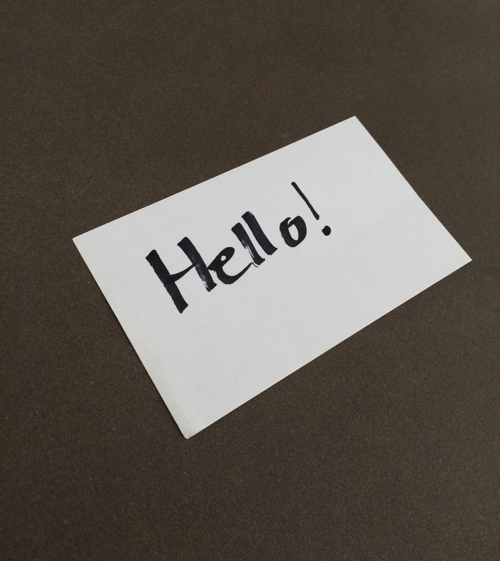
#> input picture images/example_01.png, 500 x 561 px, found by its file name
$ jupyter execute --allow-errors OCR_Practice.ipynb   (older library calls are emulated)
#> lines starting #> are read from the running program, lines starting #| are printed output that depends on the picture; after the words box and inside, x2 and y2 are one past the last pixel; in counts of white or black regions, pixels touching at a corner belong together
[cell 1]
import pandas as pd
import matplotlib as plt
import numpy as np
import skimage

from skimage import io
import cv2
import pytesseract
import imutils

[cell 2]
file_path = '~/Documents/Jupyter/OCR/images/example_01.png'

[cell 3]
img = io.imread(file_path)
#> img is the input picture: shape (561, 500, 3); mean R, G, B 95.4, 88.6, 80.9

[cell 4]
io.imshow(img);

[cell 5]
import cv2
import numpy as np

filename = '~/Documents/Jupyter/OCR/images/example_01.png'
img = io.imread(filename)
gray = cv2.cvtColor(img, cv2.COLOR_BGR2GRAY)

gray = np.float32(gray)
dst = cv2.cornerHarris(gray,2,3,0.04)
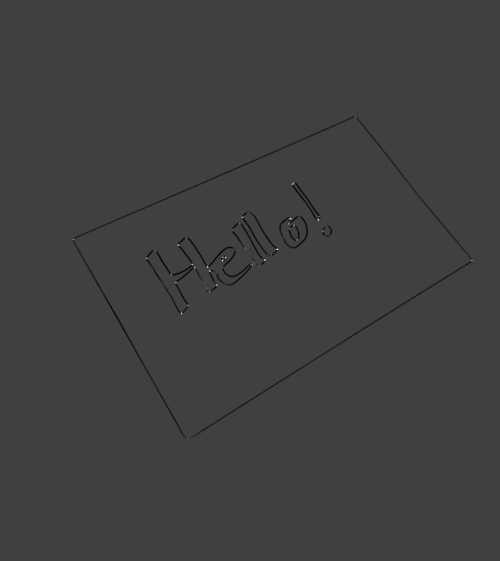
#> dst: shape (561, 500) float32; min -28383072, max 84282696, mean -164961.9; drawn with min black and max white

# #result is dilated for marking the corners, not important
dst = cv2.dilate(dst,None)
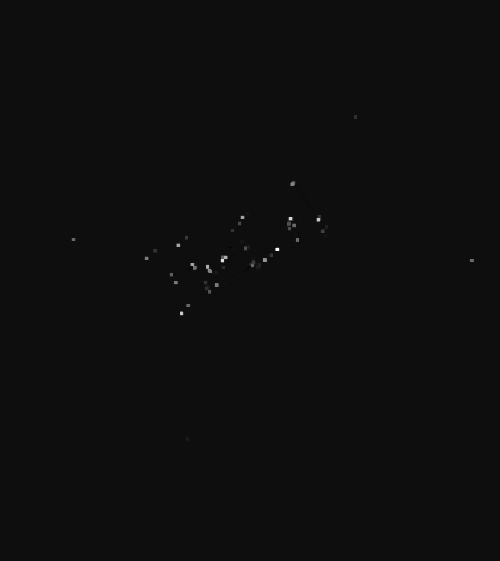
#> dst: shape (561, 500) float32; min -5010642, max 84282696, mean 62179.5; drawn with min black and max white

# # Threshold for an optimal value, it may vary depending on the image.
img[dst>0.01*dst.max()]=[0,0,255]
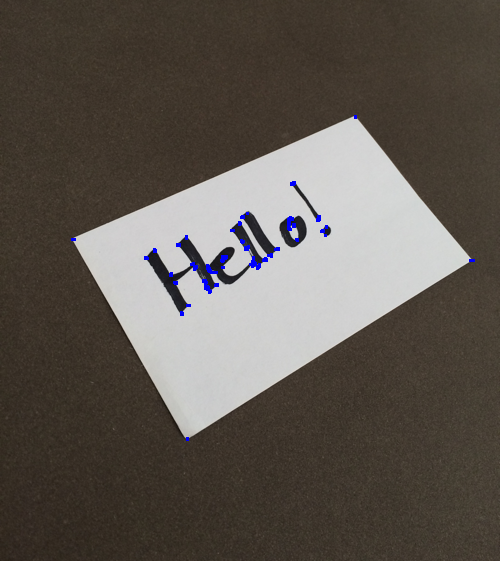
#> img: shape (561, 500, 3); 0.33% of pixels changed, all inside (x1, y1, x2, y2) = (71, 115, 475, 441)

cv2.imshow('dst',img)
# # if cv2.waitKey(0) & 0xff == 27:
# #     cv2.destroyAllWindows()

[cell 6]
io.imshow(gray);

[cell 7]
gray = cv2.cvtColor(img, cv2.COLOR_BGR2GRAY)
gray = cv2.GaussianBlur(gray, (5, 5), 0)
edged = cv2.Canny(gray, 10, 50)
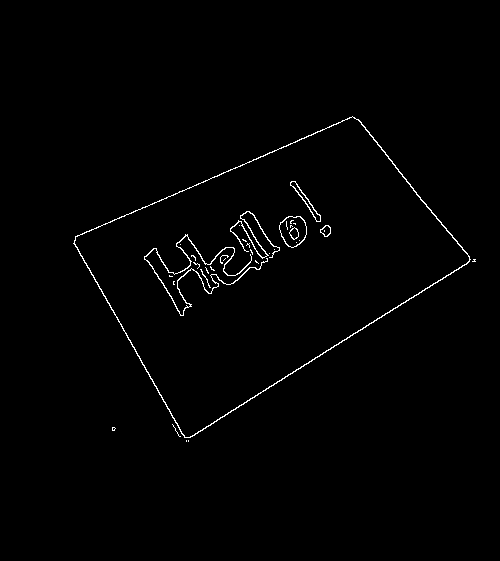
#> edged: shape (561, 500); 1% white in thin lines or dots, all inside (x1, y1, x2, y2) = (73, 116, 476, 442)
cnts = cv2.findContours(edged.copy(), cv2.RETR_LIST, cv2.CHAIN_APPROX_SIMPLE)
#> cnts = 42 contours, 30 with area under 20; largest, box (x1, y1, x2, y2) and area: (73, 116, 471, 438) 66702, (74, 116, 470, 438) 66224, (279, 216, 307, 248) 644, (279, 216, 307, 248) 614, (144, 234, 268, 316) 219
cnts = cnts[0] if imutils.is_cv2() else cnts[1]
io.imshow(edged);
# [10 lines of commented-out code are left out]

[cell 8]
# [10 lines of commented-out code are left out]

[cell 9]
# set_image_dpi('~/Documents/Jupyter/OCR/images/example_01.png')

[cell 10]
import pytesseract
from PIL import Image, ImageEnhance, ImageFilter

im = Image.open('output.png') # the second one
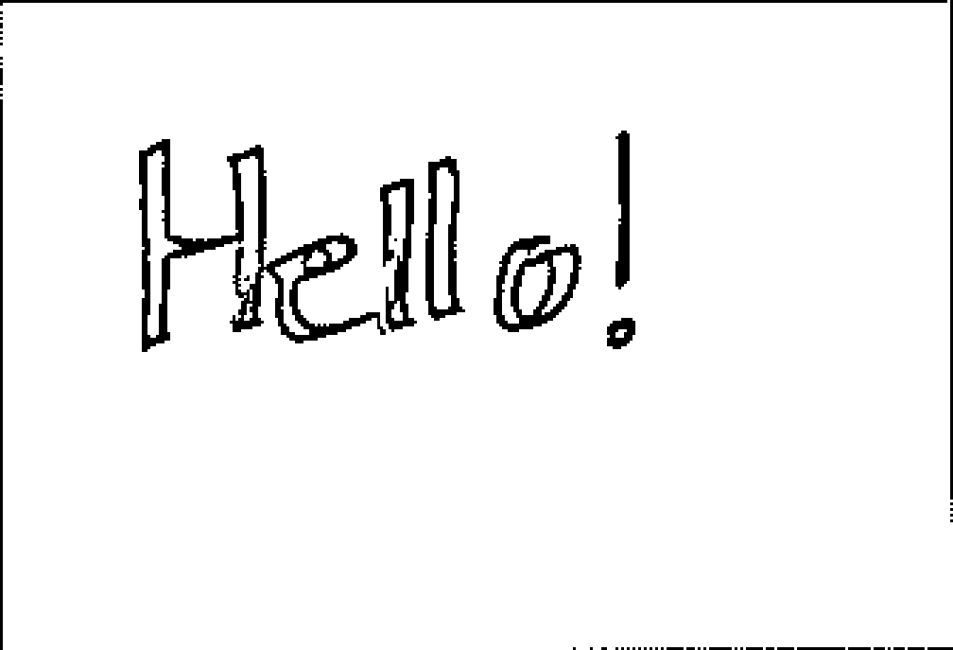
#> input picture output.png, 953 x 650 px
#> im is the input picture: PIL image 953x650 L; min 0, max 255, mean 243.4
im = im.filter(ImageFilter.MedianFilter())
enhancer = ImageEnhance.Contrast(im)
im = enhancer.enhance(2)
im = im.convert('1')
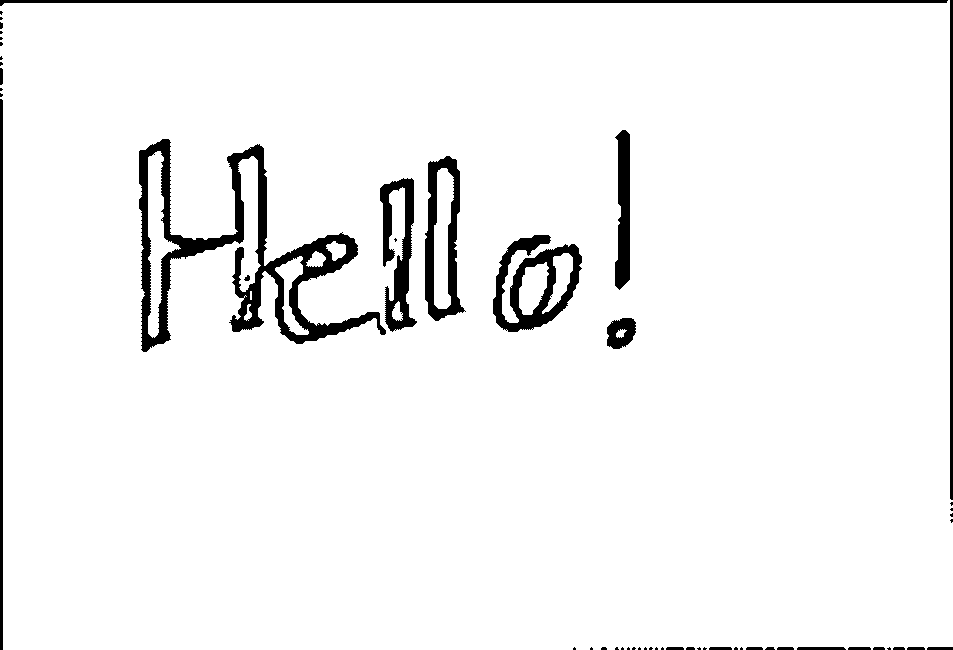
#> im: PIL image 953x650 1; 95.2% white; 55 black regions (32 under 20 px), largest, box (x1, y1, x2, y2) and area: (139, 139, 386, 352) 11145, (493, 235, 582, 332) 3648, (425, 156, 466, 321) 2891
# im.save('output.png')
#> (the rest of this cell did not finish here and is left out)

[cell 11]
# import the necessary packages
from pyimagesearch.transform import four_point_transform
from skimage.filters import threshold_local
import numpy as np
import argparse
import cv2
import imutils

# construct the argument parser and parse the arguments
ap = argparse.ArgumentParser()
ap.add_argument("-i", "--image", required = True,
	help = "Path to the image to be scanned")
args = {'image': '~/Documents/Jupyter/OCR/images/example_01.png'} #vars(ap.parse_args())

[cell 12]
image = cv2.imread(r'.\images\example_01.png')
io.imshow(image);

[cell 13]
# load the image and compute the ratio of the old height
# to the new height, clone it, and resize it
image = cv2.imread(r'.\images\example_01.png')
ratio = image.shape[0] / 500.0
#> ratio = 1.12
orig = image.copy()
image = imutils.resize(image, height = 500)
#> image: shape (500, 445, 3)

# convert the image to grayscale, blur it, and find edges
# in the image
gray = cv2.cvtColor(image, cv2.COLOR_BGR2GRAY)
#> gray: shape (500, 445)
gray = cv2.GaussianBlur(gray, (5, 5), 0)
edged = cv2.Canny(gray, 75, 200)
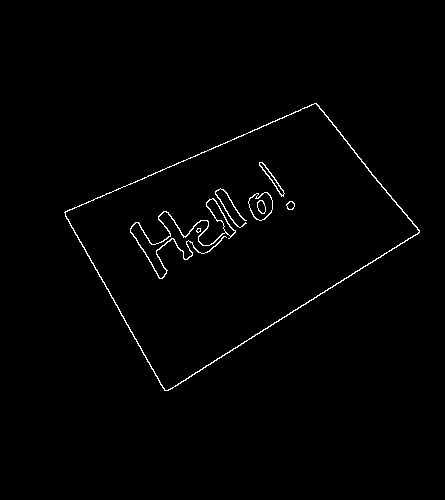
#> edged: shape (500, 445); 1.1% white in thin lines or dots, all inside (x1, y1, x2, y2) = (64, 103, 420, 391)
# show the original image and the edge detected image
print("Edge Detection")
cv2.imshow("Image", image)
cv2.imshow("Edged", edged)
cv2.waitKey(1)
cv2.destroyAllWindows()
